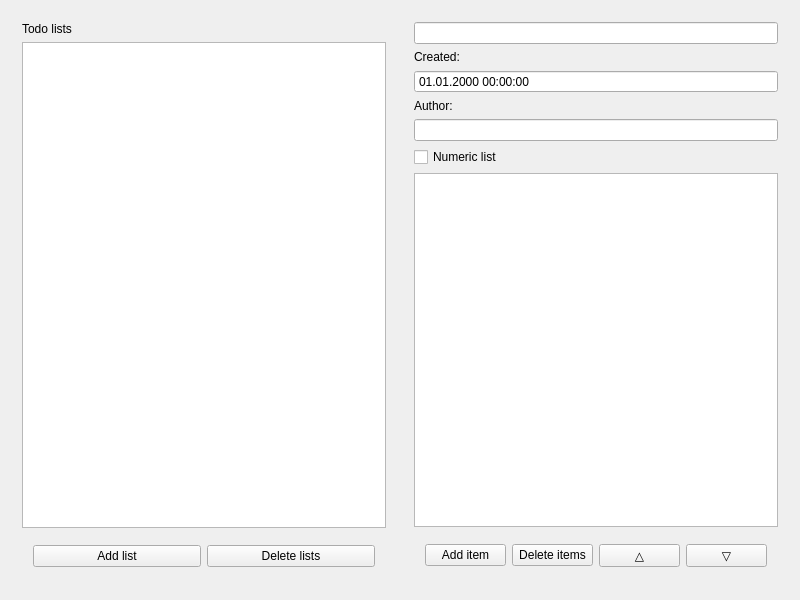
<?xml version="1.0" encoding="UTF-8"?>
<ui version="4.0">
 <class>MainWindow</class>
 <widget class="QMainWindow" name="MainWindow">
  <property name="geometry">
   <rect>
    <x>0</x>
    <y>0</y>
    <width>800</width>
    <height>600</height>
   </rect>
  </property>
  <property name="windowTitle">
   <string>Todo lists</string>
  </property>
  <widget class="QWidget" name="centralWidget">
   <layout class="QHBoxLayout" name="horizontalLayout_3">
    <item>
     <widget class="QWidget" name="left_widget" native="true">
      <layout class="QVBoxLayout" name="verticalLayout">
       <item>
        <widget class="QLabel" name="todo_lists">
         <property name="text">
          <string>Todo lists</string>
         </property>
        </widget>
       </item>
       <item>
        <widget class="QListWidget" name="listWidget">
         <property name="selectionMode">
          <enum>QAbstractItemView::ExtendedSelection</enum>
         </property>
         <property name="isWrapping" stdset="0">
          <bool>false</bool>
         </property>
         <property name="resizeMode">
          <enum>QListView::Fixed</enum>
         </property>
        </widget>
       </item>
       <item>
        <widget class="QWidget" name="buttons_widget" native="true">
         <layout class="QHBoxLayout" name="horizontalLayout_2">
          <item>
           <widget class="QPushButton" name="addList">
            <property name="text">
             <string>Add list</string>
            </property>
           </widget>
          </item>
          <item>
           <widget class="QPushButton" name="deleteList">
            <property name="text">
             <string>Delete lists</string>
            </property>
           </widget>
          </item>
         </layout>
        </widget>
       </item>
      </layout>
     </widget>
    </item>
    <item>
     <widget class="QWidget" name="right_widget" native="true">
      <layout class="QVBoxLayout" name="verticalLayout_2">
       <item>
        <widget class="QLineEdit" name="header"/>
       </item>
       <item>
        <widget class="QLabel" name="lable_created">
         <property name="text">
          <string>Created:</string>
         </property>
        </widget>
       </item>
       <item>
        <widget class="QDateTimeEdit" name="created">
         <property name="enabled">
          <bool>true</bool>
         </property>
         <property name="readOnly">
          <bool>false</bool>
         </property>
         <property name="buttonSymbols">
          <enum>QAbstractSpinBox::NoButtons</enum>
         </property>
         <property name="specialValueText">
          <string/>
         </property>
         <property name="dateTime">
          <datetime>
           <hour>0</hour>
           <minute>0</minute>
           <second>0</second>
           <year>2000</year>
           <month>1</month>
           <day>1</day>
          </datetime>
         </property>
         <property name="displayFormat">
          <string>dd.MM.yyyy HH:mm:ss</string>
         </property>
        </widget>
       </item>
       <item>
        <widget class="QLabel" name="label_author">
         <property name="text">
          <string>Author:</string>
         </property>
        </widget>
       </item>
       <item>
        <widget class="QLineEdit" name="author"/>
       </item>
       <item>
        <widget class="QCheckBox" name="isNumericList">
         <property name="text">
          <string>Numeric list</string>
         </property>
        </widget>
       </item>
       <item>
        <widget class="QTableWidget" name="tableWidget">
         <property name="sortingEnabled">
          <bool>false</bool>
         </property>
         <attribute name="horizontalHeaderVisible">
          <bool>false</bool>
         </attribute>
         <attribute name="verticalHeaderVisible">
          <bool>true</bool>
         </attribute>
         <column>
          <property name="text">
           <string>body</string>
          </property>
         </column>
         <column>
          <property name="text">
           <string>status</string>
          </property>
         </column>
        </widget>
       </item>
       <item>
        <widget class="QWidget" name="buttons_widget_2" native="true">
         <layout class="QHBoxLayout" name="horizontalLayout">
          <item>
           <widget class="QPushButton" name="addItem">
            <property name="text">
             <string>Add item</string>
            </property>
           </widget>
          </item>
          <item>
           <widget class="QPushButton" name="deleteItem">
            <property name="text">
             <string>Delete items</string>
            </property>
           </widget>
          </item>
          <item>
           <widget class="QPushButton" name="itemUp">
            <property name="text">
             <string>△</string>
            </property>
           </widget>
          </item>
          <item>
           <widget class="QPushButton" name="itemDown">
            <property name="text">
             <string>▽</string>
            </property>
           </widget>
          </item>
         </layout>
        </widget>
       </item>
      </layout>
     </widget>
    </item>
   </layout>
  </widget>
 </widget>
 <layoutdefault spacing="6" margin="11"/>
 <resources/>
 <connections/>
</ui>
